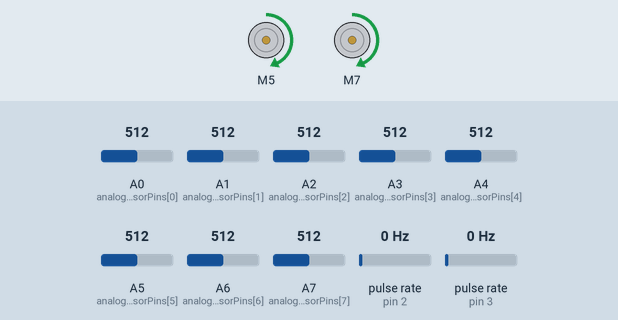
Recording of a sketch running on a simulated Arduino Nano, built with avr-gcc and run on an emulated ATmega328P. Shown: 2 × DC motor (green arrow = forward, orange = backward, longer = faster). Wiring (inferred from the names in the program): 2 × pulse sensor: data pin 2 / data pin 3. The test bench sets the inputs (shaded band); at power-on: pulse rate (sensors on pin 2, pin 3) 0 Hz, A0 (analogSensorPins[0]) = 512, A1 (analogSensorPins[1]) = 512, A2 (analogSensorPins[2]) = 512, A3 (analogSensorPins[3]) = 512, A4 (analogSensorPins[4]) = 512, A5 (analogSensorPins[5]) = 512, A6 (analogSensorPins[6]) = 512, A7 (analogSensorPins[7]) = 512.

Above: at 1.2 s.
1.3 s: pulse rate (sensor on pin 2) set to 4 Hz
At 3.3 s:
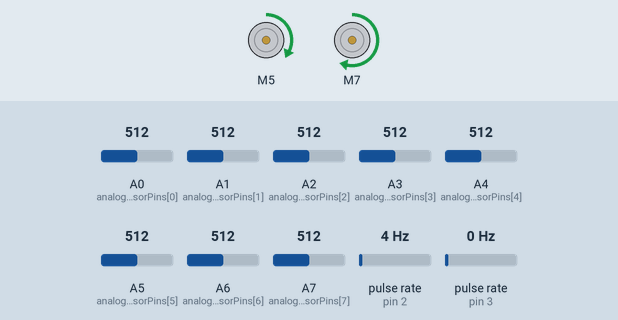
4.3 s: pulse rate (sensor on pin 3) set to 50 Hz
At 5.5 s:
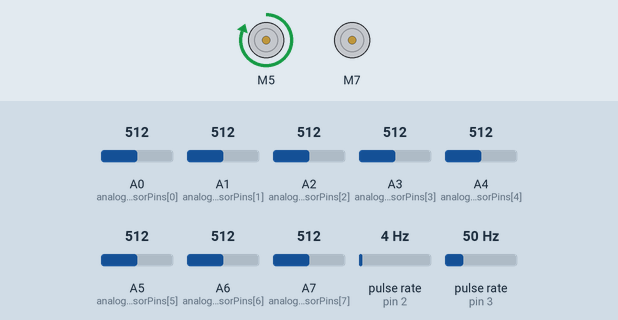
6.6 s: pulse rate (sensor on pin 2) set to 100 Hz
9.6 s: pulse rate (sensor on pin 3) set to 196 Hz
11.8 s: pulse rate (sensor on pin 3) set to 50 Hz
At 16.9 s:
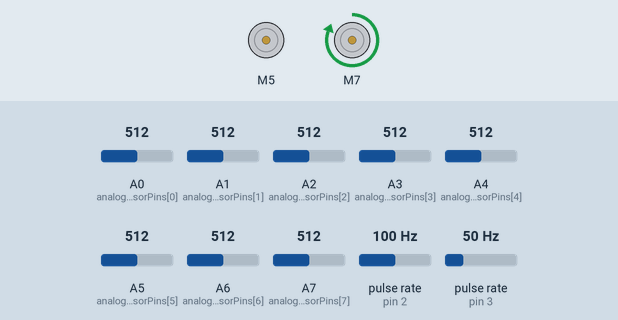
Timing chart, 0 to 17.3 s (numbered marks = the images above; inputs shaded):
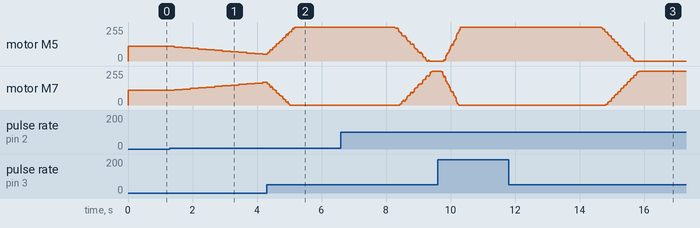

The sketch:

LineNavigation_with_encoderPID_delay.ino
```cpp
#include <L298N.h>

// A====> left
// B====> Right

#define PWMA 4
#define PWMB 9
#define AIN1 5
#define AIN2 6
#define BIN1 7
#define BIN2 8
// 23,25..29

/////////////////// which is A and which is B
// for IR_array
const int SensorCount = 8; // Total number of sensors
const int analogSensorCount = 8; // Number of analog sensors
const int analogSensorPins[analogSensorCount] = {A0, A1, A2, A3, A4, A5, A6, A7}; // Analog pins for the remaining sensors
int IR_weight[SensorCount] = {-50, -30, -15, -5, 5, 15, 30, 50};
float errorArray[50] = {0};
int sensorValues[SensorCount];

// PID control parameters(in IR-Array)
float Kp = 5 ; // Proportional term
float Ki = 0; // Integral term
float Kd = 5;// Derivative term
float sum;
int increment_count = 0;

float error;

// PID variables
float P, I, D, previousError = 0;
float lsp, rsp;


String junction = "a";


// for Line Navigation

///// Encoders (only use 2, 3, 18, 19, 20, and 21)


// for Line Navigation
//#define ENCODER_A2 19       // Encoder A channel (Interrupt pin)--->LineNavigation

//#define ENCODER_B2 21     // Encoder B channel (Interrupt pin)--->LineNavigation no use


#define ENCODER_A1 2       // Encoder A channel (Interrupt pin)===> left----> encoder PID

#define ENCODER_B1 3     // Encoder B channel (Interrupt pin)=====> right---> encoder PID


//for Line Navigation
//volatile int encoderCountA2 = 0;  // Encoder count
//volatile int encoderCountB2 = 0;

// Encoder counts
volatile long encoderCountA1 = 0;  // Encoder count for Motor A
volatile long encoderCountB1 = 0;  // Encoder count for Motor B
const long targetCounts = 190;   // Desired encoder counts for forward movement


// PID parameters for encoders
float Kpenco = 5;  // Proportional gain
float Kienco = 0;  // Integral gain
float Kdenco = 5;  // Derivative gain

// PID variables
float errorenco = 0;
float previousErrorenco = 0;
float integralenco = 0;
float derivativeenco = 0;

int baseSpeed=110;

// volatile bool lastA1State = LOW;
// volatile bool lastA2State = LOW;

// volatile bool lastB1State = LOW;
// volatile bool lastB2State = LOW;

L298N motor1(PWMA, AIN1, AIN2);     // left motor
L298N motor2(PWMB, BIN1, BIN2);


// for Line Navigation
int No_lines=0;

void setup() {

    // Setup motor control pins
  pinMode(AIN1, OUTPUT);
  pinMode(AIN2, OUTPUT);
  pinMode(BIN1, OUTPUT);
  pinMode(BIN2, OUTPUT);


  // Setup encoder pins
  pinMode(ENCODER_A1, INPUT_PULLUP);
  pinMode(ENCODER_B1, INPUT_PULLUP);

    for (int i = 0; i < analogSensorCount; i++) {
    pinMode(analogSensorPins[i], INPUT);
  }


  Serial.begin(9600);

  // Motor Encoder Pins
  //

  // for line navigation
  //pinMode(ENCODER_A2, INPUT_PULLUP);     // don't know whether its pullup or pulldown

  //pinMode(ENCODER_B2, INPUT_PULLUP);


  // Attach interrupts for encoders for line Navigation
  //attachInterrupt(digitalPinToInterrupt(ENCODER_A2), encoderISR_A, RISING);
  //attachInterrupt(digitalPinToInterrupt(ENCODER_B2), encoderISR_B, RISING);

  // Attach interrupts for encoders
  attachInterrupt(digitalPinToInterrupt(ENCODER_A1), countLeft, RISING);
  attachInterrupt(digitalPinToInterrupt(ENCODER_B1), countRight, RISING);


}

void loop() {
  //Serial.print("Pulse Count: ");
  //Serial.print(encoderCountA2 2);
  //Serial.print("\t");
  //Serial.println(encoderCountB2);
  //readSensors(sensorValues);
  //Serial.println(Identify_Strip(sensorValues));
  //delay(50);
  //LineNavigation();
  //readSensors(sensorValues);
  //Serial.println(Identify_Strip(sensorValues));
  //moveStraightPID();
  //readSensors_debug(sensorValues);
  LineNavigation();
}


void readSensors(int *values) {
  // Read analog sensors
  for (int i = 0; i < analogSensorCount; i++) {
    values[i] = analogRead(analogSensorPins[i]) > 80 ? 0 : 1; // Assuming higher values indicate no line          (sensor readings > 135) white ====> return 0 (on line)
  }
}

void readSensors_debug(int *values) {
  // Read analog sensors
  for (int i = 0; i < analogSensorCount; i++) {
    values[i] = analogRead(analogSensorPins[i]) > 80 ? 0 : 1; // Assuming higher values indicate no line          (sensor readings > 135) white ====> return 0 (on line)
    Serial.print(values[i]);
    Serial.print("\t");


  }

}


bool Code[20]={1,1,1,1,1,1,1,1,1,1,1,1,1,1,1,1,1,1,1,1};

void LineNavigation(){
  //Serial.print("Pulse Count: ");
  //Serial.print(encoderCountA2);
  //Serial.print("\t");
  //Serial.println(encoderCountB2);

  //delay(100);  // Update every 100 ms for get the count


   //motor1.setSpeed(90);
   //motor1.forward();
   //motor2.setSpeed(110);
   //motor2.forward();


  moveStraightPID();


  // for white-->0
  // for black-->1

  // for minimize the Error get the sum and find whether it is greater than 4 for less than 4

  // have to get count roughly for 3cm and 6cm


  /////////////////////////////////////// Should change these
  int encoder_pulse_3cm=40;
  int encoder_pulse_6cm=80;
  float threshold =(encoder_pulse_3cm + encoder_pulse_6cm)/2;

  readSensors(sensorValues);
  bool current_line= Identify_Strip(sensorValues); //sensorValues[0]  && sensorValues[1]  && sensorValues[2]  && sensorValues[3] && sensorValues[4] && sensorValues[5] && sensorValues[6] && sensorValues[7];

  //Serial.print("current_line \t");
  //Serial.println(current_line);


  //delay(1);
  readSensors(sensorValues);
  bool new_line=Identify_Strip(sensorValues);  //sensorValues[0]  && sensorValues[1]  && sensorValues[2]  && sensorValues[3] && sensorValues[4] && sensorValues[5] && sensorValues[6] && sensorValues[7] ;

  //Serial.print("new_line \t");
  //Serial.println(new_line);

  // prev condition current_line=!new_line
  if (current_line==0 && new_line==1){ //enter into white strip
    No_lines++;
    motor1.stop();
    motor2.stop();
    delay(500);


    Serial.print("No_lines: ");
    Serial.print(No_lines);
    Serial.println();

    //Serial.println(No_lines);
    // int encoderCountA3=0;
    // encoderCountA3=encoderCountA2;
    encoderCountA1=0;
    encoderCountB1=0;
    //int x=0;

    //long encoder_pulse=0;     // just x

    //encoderCountB2=0;     //before
    while (new_line==1){
      //x++;
      moveStraightPID();
      //encoder_pulse++;
      //delay(10);
      readSensors(sensorValues);
      new_line=Identify_Strip(sensorValues); //sensorValues[0]  && sensorValues[1]  && sensorValues[2]  && sensorValues[3] && sensorValues[4] && sensorValues[5] && sensorValues[6] && sensorValues[7];
    }
    //encoder_pulse=encoderCountA1;
    Serial.print("x value: ");
    Serial.print(encoderCountA1);


    Serial.println();
    //motor1.stop();
    //motor2.stop();
    //delay(500);


    //int encoder_pulse=encoderCountA2-encoderCountA3;

    //long encoder_pulse=x;
    // motor1.stop();
    // motor2.stop();
    // delay(500);-------------------------------------------------

  //   if (encoder_pulse>threshold){
  //     Code[No_lines-1]=1;
  //   } else{
  //     Code[No_lines-1]=0;
  //   }

  //   //delay(200);
  // }

  // if (No_lines>3){
  //   if (Code[No_lines-1]==0 && Code[No_lines-2]==0 && Code[No_lines-3]==0){

  //     bool Final_Code[No_lines-3];
  //     // number of lines in Final Code=(No_lines-3)

  //     for (int i=0; i<No_lines-3; i++){     // 0,1,2,3,.....,(No_lines-4) =====> // Final_Code lenght is (No_lines-3)
  //       Final_Code[i]=Code[i];
  //     }

  //     //computeModulus(int* code);
  //     increment_count++;
  //     for (int j=0; j<(No_lines-3) ; j++){
  //       //Serial.print(Final_Code[0]);
  //       //Serial.print("\t");
  //     }


      //Serial.println(Final_Code[No_lines]);

    //}
  }


}
//   for 0 its black
//calibrate sensorValues 5 or more

bool Identify_Strip(int* sensorValues){
  readSensors(sensorValues);
  if ((sensorValues[0]+sensorValues[1]+sensorValues[2]+sensorValues[3]+sensorValues[4]+sensorValues[5]+sensorValues[6]+sensorValues[7])>1){
    //Serial.println((sensorValues[0]+sensorValues[1]+sensorValues[2]+sensorValues[3]+sensorValues[4]+sensorValues[5]+sensorValues[6]+sensorValues[7]));
    return 1;

  }else{
    //Serial.println((sensorValues[0]+sensorValues[1]+sensorValues[2]+sensorValues[3]+sensorValues[4]+sensorValues[5]+sensorValues[6]+sensorValues[7]));
    return 0;
  }
}


//////////////in Identify_Strip----->    Black==> 1    White==> 0


void moveStraightPID() {
  // Calculate the error (difference between encoder counts)

  errorenco = encoderCountA1 - encoderCountB1;
  //Serial.println(errorenco);

  // Calculate the integral and derivative terms
  integralenco += errorenco;
  derivativeenco = errorenco - previousErrorenco;

  // Compute the PID correction
  float correction = (Kpenco * errorenco) + (Kienco * integralenco) + (Kdenco * derivativeenco);

  // Adjust motor speeds based on the correction
  int motor1Speed = baseSpeed - correction;  // Motor A
  int motor2Speed = baseSpeed + correction;  // Motor B

  // Constrain the motor speeds to valid PWM values (0 to 255)
  motor1Speed = constrain(motor1Speed, 0, 255);
  motor2Speed = constrain(motor2Speed, 0, 255);
  //Serial.println(motor1Speed);
  //Serial.println(motor2Speed);

  // Set motor speeds
  motor1.setSpeed(motor1Speed);
  motor1.forward();
  motor2.setSpeed(motor2Speed);
  motor2.forward();
  // Save the current error for the next iteration
  previousErrorenco = errorenco;
}


// encoderISR_A ,encoderISR_B for Line Navigation

// Interrupt Service Routine (ISR) for encoder
//void encoderISR_A() {
//  encoderCountA2++;
//}

// Interrupt Service Routine (ISR) for Motor B encoder
//void encoderISR_B() {
//  encoderCountB2++;
//}


// Interrupt service routines for encoders
void countLeft() {
  encoderCountA1++;
}

void countRight() {
  encoderCountB1++;
}
```

Measured:
- after the input at 1.3 s, motor M5: moves from forward 110/255 to forward 50/255 over 2.7 s, starting after 0.13 s; motor M7: moves from forward 110/255 to forward 170/255 over 2.7 s, starting after 0.13 s
- after the input at 11.8 s, motor M5: moves from forward 255/255 to stopped over 1.0 s, starting after 2.9 s; motor M7: moves from stopped to forward 255/255 over 1.0 s, starting after 3.0 s
